Frame 1 (no input): blank canvas, image omitted
Frame 60 (the mouse pressed at the canvas centre just before this capture): blank canvas, image omitted
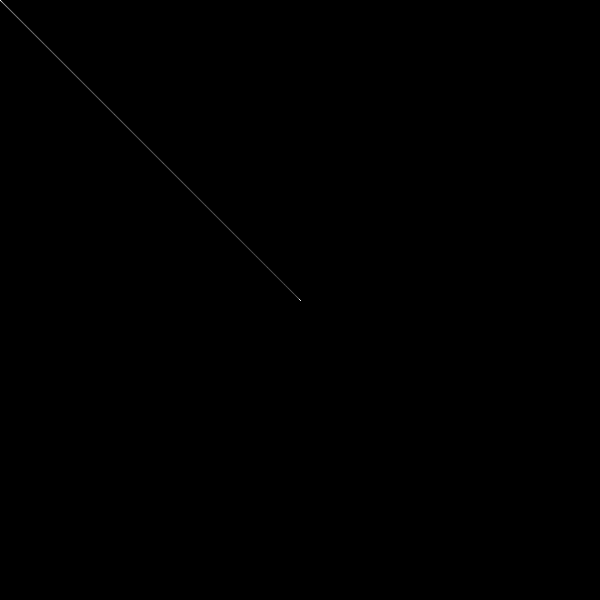
Frame 120 (the mouse held since frame 60 and released just before this capture)

The Processing sketch whose frames 1 and 60 were blank and that drew this single picture after the mouse press (run headless with seeded random() and noise(); from frame 60 on, the mouse is pressed at the canvas centre):

// Processing sketch: processing_38189
// ── processing_38189.pde

float[][] b=new float[40][2];
boolean amLooping;
boolean testNoLoopRedraw = true;
void setup() {
   size(600,600); 
   background(0);
}

void draw(){
  b[0][0]=mouseX;
  b[0][1]=mouseY;
  //initial transfer

  for(int i=1;i<40;i++) {
    stroke(255,9);
    line(b[i][0],b[i][1],b[i][0]+=(b[i-1][0]-b[i][0])/i,b[i][1]+=(b[i-1][1]-b[i][1])/i);
  }
  //line point, exchane of line through b using i cooridinate
 //one for loop but many integers 

}
